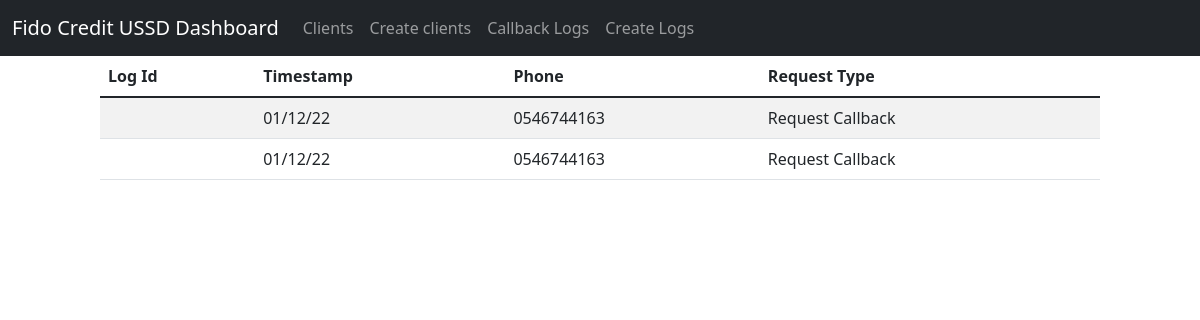
Page /logs on the earlier database version.
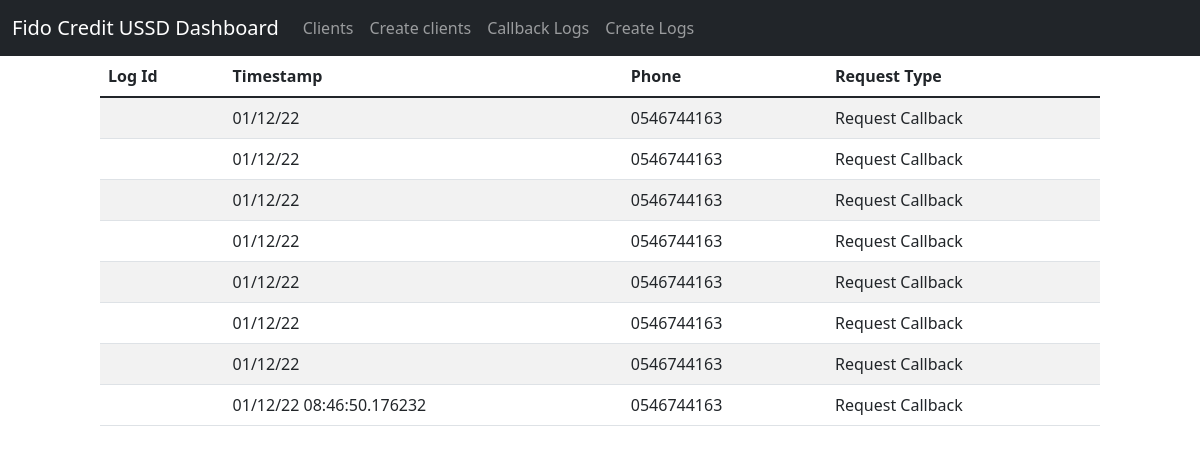
Same page on the later database version.
### app.py (models this page shows)
class Logs(db.Model):
    id = db.Column('log_id', db.Integer, primary_key=True)
    timestamp = db.Column(db.String(50))
    phone = db.Column(db.String(15))  # user input or from ussd_session
    request_type = db.Column(db.String(15))

### app.py (the view)
@ app.route('/logs')
def show_logs():
    return render_template('show_logs.html', logs=Logs.query.all())

### templates/show_logs.html (shortened to what this page needs)
<!DOCTYPE html>
<html lang="en">
<head>
    <link href="https://cdn.jsdelivr.net/npm/bootstrap@5.1.3/dist/css/bootstrap.min.css" rel="stylesheet"
>
</head>
<body>
    <nav class="navbar navbar-expand-lg navbar-dark bg-dark">
        <div class="container-fluid">
            <a class="navbar-brand" href="/">Fido Credit USSD Dashboard</a>
            <div class="collapse navbar-collapse" id="navbarNavAltMarkup">
                <div class="navbar-nav">
                    <a class="nav-link" href="{{ url_for('show_all') }}">Clients</a>
                    <a class="nav-link" href="{{ url_for('new') }}">Create clients</a>
                    <a class="nav-link" href="{{ url_for('show_logs') }}">Callback Logs</a>
                    <a class="nav-link" href="{{ url_for('new_log') }}">Create Logs</a>
                </div>
            </div>
        </div>
    </nav>
    <div class="col-12 offset-md-1 col-md-10">
        <table class="table table-striped">
            <thead>
                <tr>
                    <th>Log Id</th>
                    <th>Timestamp</th>
                    <th>Phone</th>
                    <th>Request Type</th>
                </tr>
            </thead>
            <tbody>
                {% for log in logs %}
                <tr>
                    <td>{{ log.log_id }}</td>
                    <td>{{ log.timestamp }}</td>
                    <td>{{ log.phone }}</td>
                    <td>{{ log.request_type }}</td>
                </tr>
                {% endfor %}
            </tbody>
        </table>
    </div>
</body>
</html>

Differences in the rows shown:
added Logs: timestamp "01/12/22", phone "0546744163", request_type "Request Callback"
added Logs: timestamp "01/12/22", phone "0546744163", request_type "Request Callback"
added Logs: timestamp "01/12/22", phone "0546744163", request_type "Request Callback"
added Logs: timestamp "01/12/22", phone "0546744163", request_type "Request Callback"
added Logs: timestamp "01/12/22", phone "0546744163", request_type "Request Callback"
added Logs: timestamp "01/12/22 08:46:50.176232", phone "0546744163", request_type "Request Callback"
